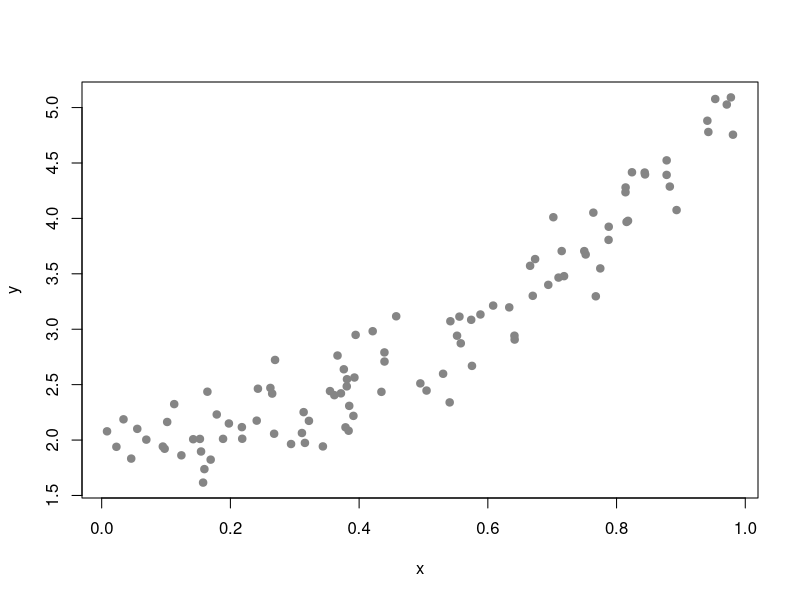

Source code (R):
# Grafico de Dispersão em R

# para salvarmos nosso gráfico de dispersão.
jpeg("myplot.jpeg", width = 4, height = 4, units = "in", res = 300)
set.seed(12)

n <- 100
x <- runif(n)
eps <- rnorm(n, 0, 0.25)
y <- 2 + 3 * x^2 + eps

plot(x, y, pch = 19, col = "gray52")
dev.off()
